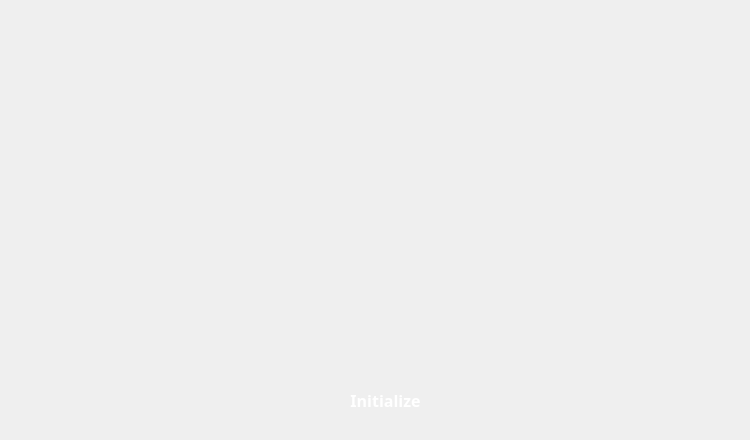
<?xml version="1.0" encoding="UTF-8"?>
<ui version="4.0">
 <class>jarvisgui</class>
 <widget class="QMainWindow" name="jarvisgui">
  <property name="geometry">
   <rect>
    <x>0</x>
    <y>0</y>
    <width>750</width>
    <height>440</height>
   </rect>
  </property>
  <property name="maximumSize">
   <size>
    <width>750</width>
    <height>440</height>
   </size>
  </property>
  <property name="windowTitle">
   <string>J.A.R.V.I.S</string>
  </property>
  <property name="windowOpacity">
   <double>1.000000000000000</double>
  </property>
  <widget class="QWidget" name="centralwidget">
   <widget class="QLabel" name="label">
    <property name="geometry">
     <rect>
      <x>0</x>
      <y>0</y>
      <width>751</width>
      <height>441</height>
     </rect>
    </property>
    <property name="cursor">
     <cursorShape>ArrowCursor</cursorShape>
    </property>
    <property name="mouseTracking">
     <bool>false</bool>
    </property>
    <property name="focusPolicy">
     <enum>Qt::NoFocus</enum>
    </property>
    <property name="text">
     <string/>
    </property>
    <property name="pixmap">
     <pixmap>../../resources/jarvis-intro-1.gif</pixmap>
    </property>
    <property name="scaledContents">
     <bool>true</bool>
    </property>
   </widget>
   <widget class="QPushButton" name="runAssistant">
    <property name="geometry">
     <rect>
      <x>310</x>
      <y>380</y>
      <width>151</width>
      <height>41</height>
     </rect>
    </property>
    <property name="font">
     <font>
      <family>8514oem</family>
      <pointsize>12</pointsize>
      <weight>75</weight>
      <italic>false</italic>
      <bold>true</bold>
     </font>
    </property>
    <property name="cursor">
     <cursorShape>CrossCursor</cursorShape>
    </property>
    <property name="focusPolicy">
     <enum>Qt::NoFocus</enum>
    </property>
    <property name="autoFillBackground">
     <bool>false</bool>
    </property>
    <property name="styleSheet">
     <string notr="true">color: rgb(255, 255, 255);</string>
    </property>
    <property name="text">
     <string>Initialize</string>
    </property>
    <property name="flat">
     <bool>true</bool>
    </property>
   </widget>
  </widget>
 </widget>
 <resources/>
 <connections/>
</ui>
